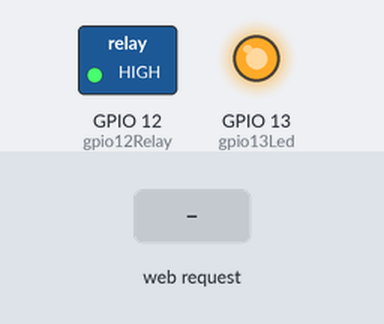
The sketch below on a simulated ESP8266 (NodeMCU). On the bench: switched loads named in the sketch (green lamp = pin HIGH), output pins drawn as LEDs (lit = HIGH). Inputs (shaded band) come from the test bench. WiFi joins after 1.5 s; servers stay silent unless stated; what the sketch prints to the serial monitor is not drawn.

Above: at 7.7 s.
7.8 s: HTTP request GET /on received
At 8.7 s:
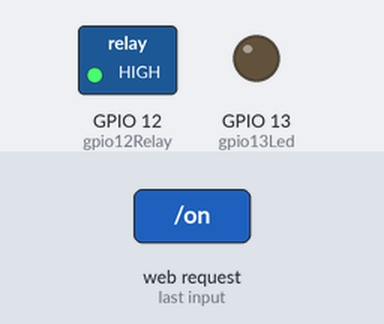
9.3 s: HTTP request GET /off received
At 9.8 s:
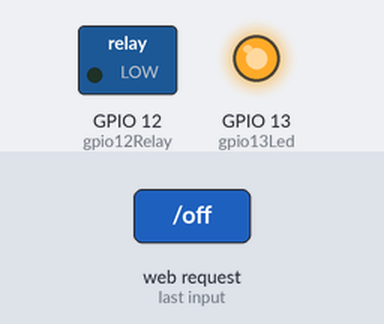
Timing chart, 0 to 12.3 s (numbered marks = the images above; inputs shaded):
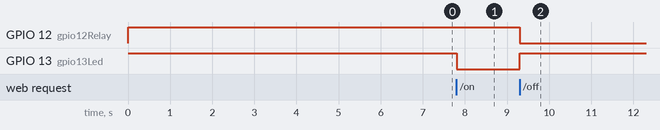

The sketch:

sonoff_smart_lock.ino
```cpp
#include <ESP8266WiFi.h>
#include <WiFiClient.h>
#include <ESP8266WebServer.h>
#include <ESP8266mDNS.h>

MDNSResponder mdns;

// Replace with your network credentials
const char* ssid = "YOUR_SSID";
const char* password = "YOUR_PASSWORD";

ESP8266WebServer server(80);

String webPage = "";

int gpio13Led = 13;
int gpio12Relay = 12;

void setup(void){
  webPage += "<h1>SONOFF Web Server</h1><p><a href=\"on\"><button>ON</button></a>&nbsp;<a href=\"off\"><button>OFF</button></a></p>";
  // preparing GPIOs
  pinMode(gpio13Led, OUTPUT);
  digitalWrite(gpio13Led, HIGH);

  pinMode(gpio12Relay, OUTPUT);
  digitalWrite(gpio12Relay, HIGH);

  Serial.begin(115200);
  delay(5000);
  WiFi.begin(ssid, password);
  Serial.println("");

  // Wait for connection
  while (WiFi.status() != WL_CONNECTED) {
    delay(500);
    Serial.print(".");
  }
  Serial.println("");
  Serial.print("Connected to ");
  Serial.println(ssid);
  Serial.print("IP address: ");
  Serial.println(WiFi.localIP());

  if (mdns.begin("esp8266", WiFi.localIP())) {
    Serial.println("MDNS responder started");
  }

  server.on("/", [](){
    server.send(200, "text/html", webPage);
  });
  server.on("/on", [](){
    server.send(200, "text/html", webPage);
    digitalWrite(gpio13Led, LOW);
    digitalWrite(gpio12Relay, HIGH);
    delay(1000);
  });
  server.on("/off", [](){
    server.send(200, "text/html", webPage);
    digitalWrite(gpio13Led, HIGH);
    digitalWrite(gpio12Relay, LOW);
    delay(1000);
  });
  server.begin();
  Serial.println("HTTP server started");
}

void loop(void){
  server.handleClient();
} 
```

Measured:
- after the input at 7.8 s, GPIO 13 (gpio13Led): HIGH → LOW at once
- after the input at 9.3 s, GPIO 12 (gpio12Relay): HIGH → LOW at once; GPIO 13 (gpio13Led): LOW → HIGH at once
